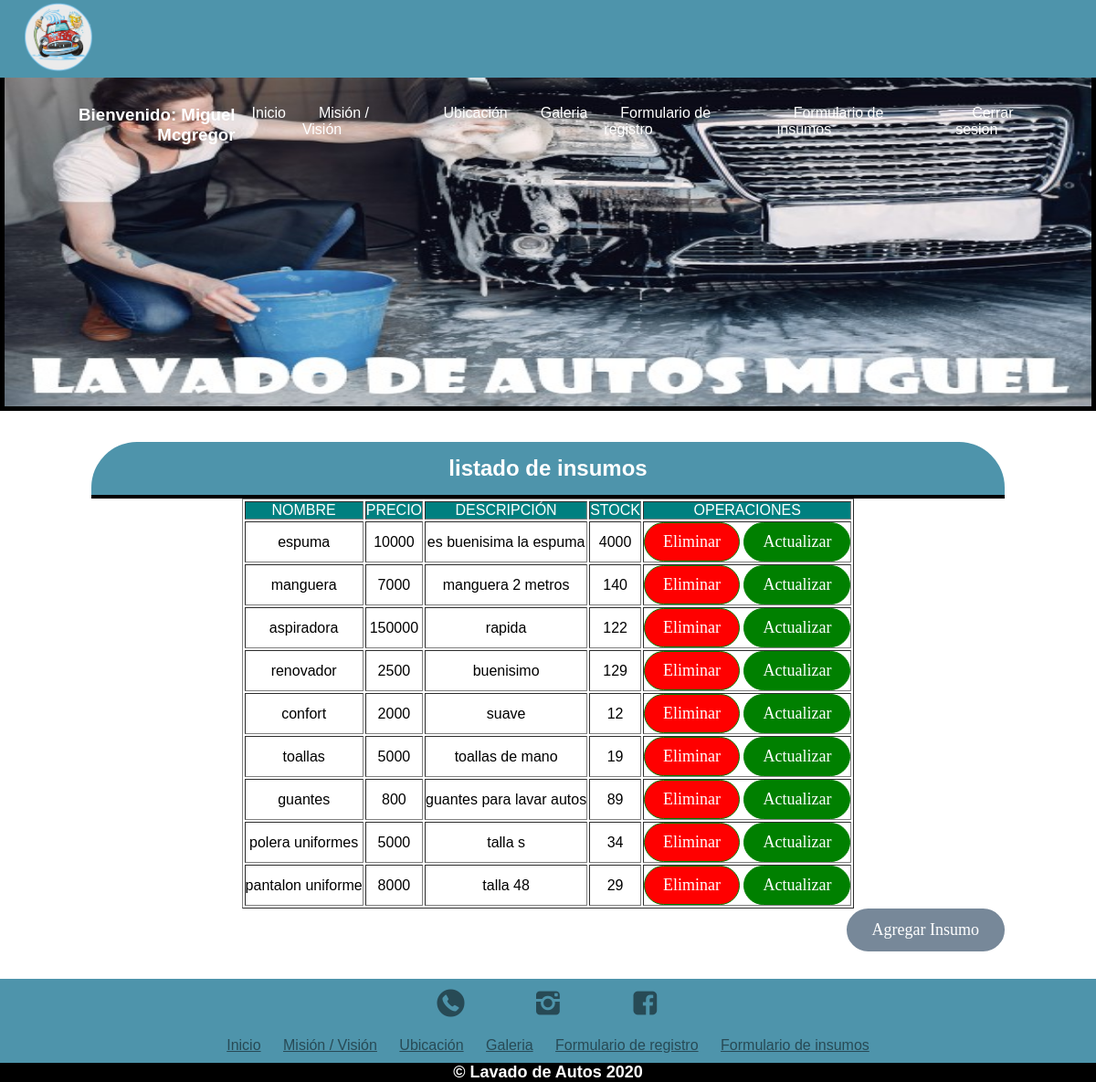
The page /lista_insumos/ (signed in) on the database its author committed.
### miProyectodwy/models.py (models this page shows, shortened)
class Slider1(models.Model):
    ident = models.CharField(max_length=15,primary_key=True)
    imagen = models.ImageField(upload_to='autos',null=True)

class Insumos(models.Model):
    nombre = models.CharField(max_length=120,primary_key=True)
    precio = models.IntegerField()
    descripcion = models.TextField()
    stock = models.IntegerField()

### miProyectodwy/views.py (the view)
# urls.py: path('lista_insumos/',lista_insumos,name='LISTAI'),
@login_required(login_url='/login/')
@permission_required('miProyectodwy.view_insumos', login_url='/login/')
def lista_insumos(request):
    lista = Insumos.objects.all()
    sliders = Slider1.objects.all()
    return render(request,'web/admin_insumos.html',{'lista_insumos':lista,'imagenes':sliders})

### miProyectodwy/templates/web/admin_insumos.html (shortened to what this page needs)
{% extends "web/plantilla.html" %}
{% load static%}
{% block contenido %}
        <div class="contenedor">
            <div id="contenido">
                <div id="section2">
                <h2 class="formulariotitulo"> listado de insumos </h2>
                    <table style="margin: auto;" border="1"  >
                          <tr style="background-color: teal; color: white; text-align: center;">
                              <td>NOMBRE</td>
                              <td>PRECIO</td>
                              <td>DESCRIPCIÓN</td>
                              <td>STOCK</td>
                              <td>OPERACIONES</td>
                           </tr>
                        {% for item in lista_insumos %}
                        <tr style="text-align: center;" >
                            <td>{{item.nombre}}</td>
                            <td>{{item.precio}}</td>
                            <td>{{item.descripcion}}</td>
                            <td>{{item.stock}}</td>
                            <td>
                                <input type="button" value="Eliminar" onclick="eliminar('{{item.nombre}}')" class="botonregistrar" style="background-color: red;" >
                                <input type="button" value="Actualizar" onclick="actualizar('{{item.nombre}}')" class="botonregistrar"  >
                                </td>
                        </tr>
                        {% endfor %}
                    </table>
                    <input type="button" onclick="ir()" value="Agregar Insumo" class="botonlimpiar" style="float: right; " >
                </div>
            </div>
        </div>
{% endblock  %}

### miProyectodwy/templates/web/plantilla.html (shortened to what this page needs)
<!DOCTYPE html>
<html lang="es">
{% load static %}
<head>
    <link rel="stylesheet" href="{%static 'iconos/css/fontello.css' %}">
    <link rel="stylesheet" href="{%static 'css/menu.css' %}">
    <link rel="stylesheet" href="{%static 'css/estilos-index.css' %}">
    <link rel="stylesheet" href="{% static 'css/footer.css' %}">
    <link rel="stylesheet" href="{%static 'css/misionvision.css'%}">
    <link rel="stylesheet" href="{%static 'css/ubicacion.css' %}">
    <link rel="stylesheet" href="{%static 'css/galeria.css'  %}">
    <link rel="stylesheet" href=" {%static 'dist/css/lightbox.min.css' %}">
    <link rel="stylesheet" href="{%static 'css/formulario_registro.css' %}">
    <link rel="stylesheet" href=" {%static 'css/formulario_insumos.css' %}">
</head>
<body>
    <header>
          <a href="{% url 'INDEX' %}"><img src="{%static 'img/logo.png'%}" class="img-logo"></a>
        <nav class="menu">
            <ul>
                {% if user.is_authenticated %}
             <h3 style="text-align: right ; color: white; font-family: 'Franklin Gothic Medium', 'Arial Narrow', Arial, sans-serif;">Bienvenido: {{user.first_name}} {{user.last_name}}</h3>
             {% endif %}
                <li><a href="{% url 'INDEX' %}">Inicio</a></li>
                <li><a href="{% url 'MISIONVISION' %}">Misión / Visión</a></li>
                <li><a href="{% url 'UBICACION' %}">Ubicación</a></li>
                <li><a href="{% url 'GALERIA' %}">Galeria</a></li>
                <li><a href="{% url 'FORMULARIOREGISTRO' %}">Formulario de registro</a></li>
                <li><a href="{% url 'FORMULARIOINSUMOS' %}">Formulario de insumos</a></li>
                {% if user.is_authenticated %}
                <li><a href="{% url 'LOGOUT' %}">Cerrar sesion</a></li>
                {% else %}
                <li><a href="{% url 'LOGIN' %}">Login</a></li>
                {% endif %}
            </ul>
        </nav>
    </header>
    <main>
        <div class="slider">
            <ul>
                {% for item in imagenes %}
                <li id="{{item.ident}}"> <img src="{{item.imagen.url}}" alt=""></li>
                {% endfor %}
            </ul>
        </div>
        {% block contenido  %}
        {% endblock contenido  %}
    </main>
    <footer>
        <div class="contenedor-footer">
            <div class="sociales">
                <a href="https://web.whatsapp.com"><label class="icon-whatsapp"></label></a>
                <a href="https://www.instagram.com"><label class="icon-instagram"></label></a>
                <a href="https://www.facebook.com/"><label class="icon-facebook"></label></a>
            </div>
            <div class="paginas">
                <a href="{% url 'INDEX' %}">Inicio</a>
                <a href="{% url 'MISIONVISION' %}">Misión / Visión</a>
                <a href="{% url 'UBICACION' %}">Ubicación</a>
                <a href="{% url 'GALERIA' %}">Galeria</a>
                <a href="{% url 'FORMULARIOREGISTRO' %}">Formulario de registro</a>
                <a href="{% url 'FORMULARIOINSUMOS' %}">Formulario de insumos</a>
            </div>
        </div>
        <h2 class="titulo-final">&copy; Lavado de Autos 2020</h2>
    </footer>
</body>
</html>

### miProyectodwy/static/css/menu.css (style rules this page uses)
* { margin: 0; padding: 0; box-sizing: border-box; font-family: Arial, Helvetica, sans-serif; }
header { width: 100%; height: 85px; background: #4e94ab; position: fixed; z-index: 100; }
.img-logo { width: 80px; margin-left: 2%; padding: 2px; }
.menu { width: auto; float: right; margin-top: 30px; margin-right: 2%; }
.menu ul { display: flex; }
.menu li { list-style: none; }
.menu li a { padding: 18px; text-decoration: none; color: white; }

### miProyectodwy/static/css/estilos-index.css (style rules this page uses)
.slider { width: 100%; margin: auto; overflow: hidden; }
.slider ul { display: flex; padding: 0%; width: 400%; animation: cambio 20s infinite alternate; }
.slider li { width: 100%; list-style: none; }
.slider img { width: 100%; height: 450px; border: 5px solid black; }
.contenedor { padding: 30px 0; width: 90%; max-width: 1000px; margin: auto; overflow: hidden; }

### miProyectodwy/static/css/footer.css (style rules this page uses)
footer { background: #4E94AB; width: 100%; overflow: hidden; }
.contenedor-footer .sociales { width: 100%; height: auto; text-align: center; padding: 10px 0; }
.icon-whatsapp, .icon-instagram, .icon-facebook { padding: 30px; color: rgba(0, 0, 0, 0.5); font-size: 30px; }
.contenedor-footer .paginas { width: 100%; margin: auto; background: #4E94AB; float: left; text-align: center; padding: 10px 0; }
.paginas a { color: rgba(0, 0, 0, 0.5); padding: 10px; }
.titulo-final { background: black; color: white; font-size: 18px; margin: auto; text-align: center; }

### miProyectodwy/static/css/misionvision.css (style rules this page uses)
.slider { width: 100%; margin: auto; overflow: hidden; }
.slider ul { display: flex; padding: 0%; width: 400%; animation: cambio 20s infinite alternate; }
.slider li { width: 100%; list-style: none; }
.slider img { width: 100%; height: 450px; border: 5px solid black; }

### miProyectodwy/static/css/galeria.css (style rules this page uses)
body { font-family: cursive; }

### miProyectodwy/static/css/formulario_registro.css (style rules this page uses)
.formulariotitulo { background-color: #4e94ab; font-family: Verdana, Geneva, Tahoma, sans-serif; color: white; padding: 15px; text-align: center; border-bottom: solid 4px black; border-top-left-radius: 50px; border-top-right-radius: 50px; }
input { font-family: 'Times New Roman', Times, serif; text-align: center; padding: 10px; font-size: 18px; border-radius: 96px; border: solid 3px #4e94ab; margin-bottom: 12px; }
.botonregistrar { background-color: green; color: white; margin: auto; padding: 10px 20px; cursor: pointer; border: solid 1px green; }
.botonlimpiar { background-color: lightslategray; color: white; margin: auto; padding: 10px 25px; cursor: pointer; border: solid 1px lightslategray; }

### miProyectodwy/static/css/formulario_insumos.css (style rules this page uses)
.formulariotitulo { background-color: #4e94ab; font-family: Verdana, Geneva, Tahoma, sans-serif; color: white; padding: 15px; text-align: center; border-bottom: solid 4px black; border-top-left-radius: 50px; border-top-right-radius: 50px; }
input { font-family: 'Times New Roman', Times, serif; text-align: center; padding: 10px; font-size: 18px; border-radius: 96px; border: solid 3px #4e94ab; margin-bottom: 12px; }
.botonregistrar { background-color: green; color: white; margin: auto; padding: 10px 20px; cursor: pointer; border: solid 1px green; }
.botonlimpiar { background-color: lightslategray; color: white; margin: auto; padding: 10px 25px; cursor: pointer; border: solid 3px lightslategray; }

### rows shown on the page
Slider1: imagen (picture)
Insumos: nombre "espuma", precio "10000", descripcion "es buenisima la espuma", stock "4000"
Insumos: nombre "manguera", precio "7000", descripcion "manguera 2 metros", stock "140"
Insumos: nombre "aspiradora", precio "150000", descripcion "rapida", stock "122"
Insumos: nombre "renovador", precio "2500", descripcion "buenisimo", stock "129"
Insumos: nombre "confort", precio "2000", descripcion "suave", stock "12"
Insumos: nombre "toallas", precio "5000", descripcion "toallas de mano", stock "19"
Insumos: nombre "guantes", precio "800", descripcion "guantes para lavar autos", stock "89"
Insumos: nombre "polera uniformes", precio "5000", descripcion "talla s", stock "34"
Insumos: nombre "pantalon uniforme", precio "8000", descripcion "talla 48", stock "29"

### other values the page prints
{{ user.first_name }} "Miguel"
{{ user.last_name }} "Mcgregor"
